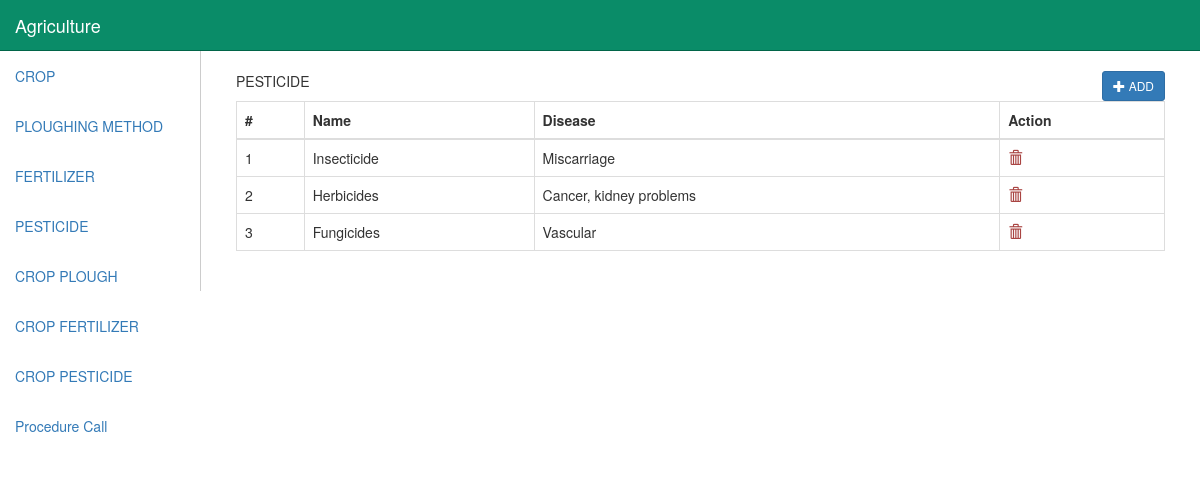
/ADMIN/pesticide.php (signed in), run on the app's committed database.
### tables this page shows
CREATE TABLE `pesticide` (
  `pest_id` int(11) NOT NULL,
  `pest_name` varchar(32) DEFAULT NULL,
  `disease_name` varchar(32) DEFAULT NULL
);

### ADMIN/pesticide.php (the view, shortened to what this page needs)
<?php
  include 'db_connection.php';
?>
<!DOCTYPE html>
<html>
<head>
  <link rel="stylesheet" href="https://maxcdn.bootstrapcdn.com/bootstrap/3.3.7/css/bootstrap.min.css">
</head>
<body>
	<nav class="navbar navbar-inverse navbar-fixed-top" style="margin-bottom:0px;background-color: #0a8c68;border-color: #016549;">
		<div class="container-fluid">
			<div class="navbar-header">
				<a class="navbar-brand" href="#" style="color:#fff;">Agriculture</a>
			</div>
		</div>
	</nav>
	<div class="container-fluid" style="padding:0px;margin-top:51px;">
  		<div class="col-md-2" style="padding:0px;">
			<ul class="nav navbar-nav">
				<li class="active"><a href="index.php">CROP</a></li>
				<li><a href="plough.php">PLOUGHING METHOD</a></li>
				<li><a href="fertilizer.php">FERTILIZER</a></li>
				<li><a href="pesticide.php">PESTICIDE</a></li>
				<li><a href="cropplough.php">CROP PLOUGH</a></li>
				<li><a href="cropfertilizer.php">CROP FERTILIZER</a></li>
				<li><a href="croppesticide.php">CROP PESTICIDE</a></li>
               <li><a href="procedure.php">Procedure Call</a></li>
			</ul>
		</div>
		<div class="col-md-10" style="padding:20px 20px; border-left: 1px solid #ccc;">
			<div class="col-md-12">
				<p> PESTICIDE
					<button type="button" class="btn btn-primary btn-sm pull-right" data-toggle="modal" data-target="#addpest">
						<span class="glyphicon glyphicon-plus"></span> ADD
					</button>
				</p>
				<div class="table-responsive">
					<table class="table table-bordered">
						<thead>
							<tr>
								<th>#</th>
								<th>Name</th>
								<th>Disease</th>
								<th>Action</th>
							</tr>
						</thead>
						<?php
							$query = "SELECT * from pesticide";
							$result = mysqli_query($conn, $query);
							$count = $result->num_rows;
							if ($count > 0) {
								while($row = $result->fetch_assoc()){
								?>
								<tr>
									<td><?php echo $row["pest_id"]?></td>
									<td><?php echo $row["pest_name"]?></td>
									<td><?php echo $row["disease_name"]?></td>
									<td>
										<a href="javascript:void(0);" class="deletebtn" data-column="pest_id" data-table="pesticide" data-id="<?php echo $row["pest_id"]?>">
											<span class="glyphicon glyphicon-trash text-danger"></span>
										</a>
									</td>
								</tr>
								<?php
								}
							} else {
								echo "<tr><td colspan='4'> No result found</td></tr>";
							}
						?>
					</table>
				</div>
			</div>
		</div>
	</div>
</body>
</html>

### ADMIN/pesticide.php (style rules this page uses)
table { background-color:white; }

### data on the page
pesticide: pest_id "1", pest_name "Insecticide", disease_name "Miscarriage"
pesticide: pest_id "2", pest_name "Herbicides", disease_name "Cancer, kidney problems"
pesticide: pest_id "3", pest_name "Fungicides", disease_name "Vascular"
